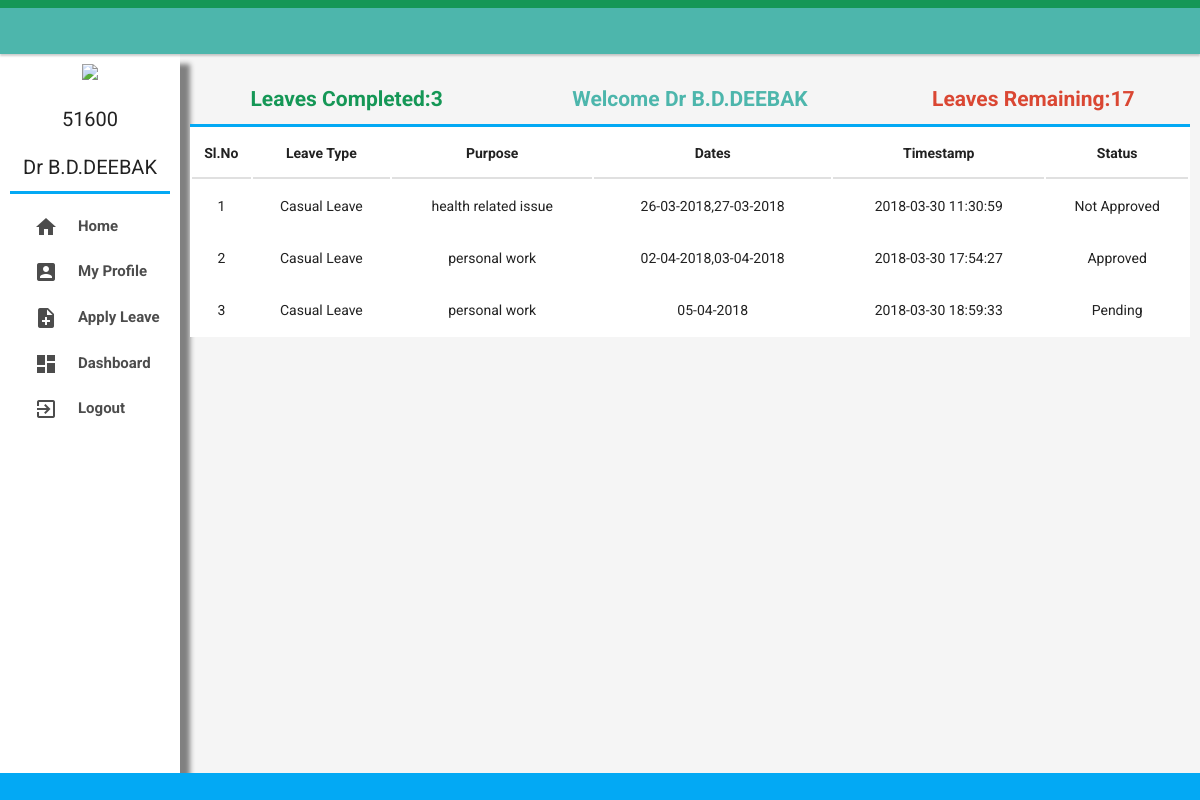
The app's page /show_faculty_dashboard.php (signed in) with its own data.
### tables this page shows
CREATE TABLE `faculty` (
  `id` varchar(10) NOT NULL,
  `perid` varchar(10) NOT NULL,
  `fullname` text NOT NULL,
  `email` text NOT NULL,
  `password` text NOT NULL,
  `gender` text NOT NULL,
  `department` text NOT NULL,
  `mobileno` text NOT NULL
);

CREATE TABLE `leave_apply` (
  `slno` varchar(10) NOT NULL,
  `perid` varchar(10) NOT NULL,
  `name` text NOT NULL,
  `leavetype` text NOT NULL,
  `purpose` text NOT NULL,
  `dates` text NOT NULL,
  `timestamp` text NOT NULL,
  `status` text NOT NULL,
  `adj` text NOT NULL,
  `cnt` text NOT NULL,
  `lcnt` text NOT NULL
);

### src/show_faculty_dashboard.php (the view, shortened to what this page needs)
<?php
$userid=$_SESSION['userid'];
?>
<!DOCTYPE html>
<html>
<head>
    <link rel="stylesheet" href="https://cdnjs.cloudflare.com/ajax/libs/font-awesome/4.7.0/css/font-awesome.min.css">
    <link rel="stylesheet" href="styles.css">
    <link href="mui.min.css" rel="stylesheet" type="text/css" />
</head>
<body>
    <header>
  <div aria-busy="true" aria-label="Loading, please wait." role="progressbar"></div>
</header>
<?php
  include 'conn.php';
  $sql="select * from faculty WHERE perid='$userid'";
  $run=mysqli_query($conn,$sql);
  while($row=mysqli_fetch_array($run))
	{
	    $userid=$row[1];
	    $fullname=$row[2];
	}
?>
<main role="main">
    <div class="row1">
  <div class="column left" style="background-color:#ffffff;">
      <div class="left-col">
      <img src="http://www.clker.com/cliparts/3/V/U/m/W/U/admin-button-icon-md.png" style="text-align:center;width:100px;">
      <h3><?php echo"$userid"; ?></h3>
      <h3><?php echo"$fullname"; ?></h3>
      </div>
      <div class="mui-divider"></div>
      <div>
          <ul>
              <li class="item"><a class="wave-effect" href="faculty_dashboard.php"><i class="material-icons">home</i>Home</a></li>
              <li class="item"><a class="wave-effect" href="faculty_profile.php"><i class="material-icons">account_box</i>My Profile</a></li>
              <li class="item"><a class="wave-effect" href="faculty_apply_leave.php"><i class="material-icons">note_add</i>Apply Leave</a></li>
              <li class="item"><a class="wave-effect" href="show_faculty_dashboard.php"><i class="material-icons">dashboard</i>Dashboard</a></li>
              <li class="item"><a class="wave-effect" href="faculty_logout.php"><i class="material-icons">exit_to_app</i>Logout</a></li>
          </ul>
      </div>
  </div>
  <?php
    include 'conn.php';
    $sql="SELECT * FROM leave_apply WHERE perid='$userid'";
    $run=mysqli_query($conn,$sql);
    $count=mysqli_num_rows($run);
    $total=20;
    $remain=$total-$count;
  ?>
  <div class="column right" >
      <div class="mui-row">
    <div class="mui-col-md-4"><h2 style="color:#159756">Leaves Completed:<?echo "$count"?></h2></div>
    <div class="mui-col-md-4"><h2 style="text-align:center;color:#4db6ac">Welcome <?php echo"$fullname"; ?></h2></div>
    <div class="mui-col-md-4"><h2 style="color:#da4733">Leaves Remaining:<?echo "$remain"?></h2></div>
  </div>
        <div class="mui-divider"></div>
        <div>
            <table class="mui-table">
  <thead>
    <tr>
      <th>Sl.No</th>
      <th>Leave Type</th>
      <th>Purpose</th>
      <th>Dates</th>
      <th>Timestamp</th>
      <th>Status</th>
    </tr>
  </thead>
  <tbody>
     <?php
    include 'conn.php';
    $sql="SELECT * FROM leave_apply WHERE perid='$userid'";
    $run=mysqli_query($conn,$sql);
    $count=1;
    while($row=mysqli_fetch_array($run))
    {
        $leavetype=$row[3];
        $purpose=$row[4];
        $dates=$row[5];
        $timestamp=$row[6];
        $status=$row[7];
        $slno=$count++;
      echo"<tr>";
      echo"<td>$slno</td>";
      echo"<td>$leavetype</td>";
      echo"<td>$purpose</td>";
      echo"<td>$dates</td>";
      echo"<td>$timestamp</td>";
      echo"<td>$status</td>";
     echo"</tr>";
    }
    ?>
  </tbody>
</table>
        </div>
  </div>
</div>
</main>
<footer></footer>
</body>
</html>

### src/styles.css (style rules this page uses)
html { background-color: #f1f1f1; font-family: "Roboto"; }
body { background: #eceff1; }
a:link, a:visited { text-decoration: none; }

### src/show_faculty_dashboard.php (style rules this page uses)
header { background-color:#4db6ac !important; // background-color:#00BCD4 !important; }
header [role="progressbar"][aria-busy="true"] { position: absolute; top: 0; left: 0; padding-top: 8px; width: 100%; background-color: #159756; -webkit-animation: preloader-background linear 3.5s infinite; animation: preloader-background linear 3.5s infinite; }
header [role="progressbar"][aria-busy="true"]::before, header [role="progressbar"][aria-busy="true"]::after { display: block; position: absolute; top: 0; z-index: 2; width: 0; height: 8px; background: #afa; -webkit-animation: preloader-front linear 3.5s infinite; animation: preloader-front linear 3.5s infinite; content: ''; }
header [role="progressbar"][aria-busy="true"]::before { right: 50%; }
header [role="progressbar"][aria-busy="true"]::after { left: 50%; }
* { -webkit-box-sizing: border-box; box-sizing: border-box; }
html, body { margin: 0; padding: 0; height: 100%; font-family: "Roboto"; }
body { display: -webkit-box; display: -ms-flexbox; display: flex; -webkit-box-orient: vertical; -webkit-box-direction: normal; -ms-flex-direction: column; flex-direction: column; -webkit-box-align: center; -ms-flex-align: center; align-items: center; background-color: #f5f5f5; background-repeat: no-repeat; background-size: cover; }
header { position: relative; width: 100%; height: 60px; -webkit-box-shadow: 0 2px 2px rgba(0, 0, 0, 0.2); box-shadow: 0 2px 2px rgba(0, 0, 0, 0.2); background-color: #fff; }
main { width:100%; height:100%; display: -webkit-box; display: -ms-flexbox; display: flex; -webkit-box-orient: vertical; -webkit-box-direction: normal; -ms-flex-direction: column; flex-direction: column; -webkit-box-align: center; -ms-flex-align: center; align-items: center; -webkit-box-pack: center; -ms-flex-pack: center; justify-content: center; //padding: 20px; -webkit-box-flex: 1; -ms-flex-positive: 1; flex-grow: 1; text-align: center; }
footer { height: 30px; width: 100%; background: #03A9F4; }
table { background-color:#ffffff; }
tr { height:50px; }
.column { float: left; //box-shadow: 10px 10px 5px grey; padding: 10px; height:100%; // height: 300px; }
.left { width:15%; box-shadow: 10px 10px 5px grey; }
.right { width: 85%; }
.row1 { width:100%; height:100%; }
.row1:after { content: ""; display: table; clear: both; }
.item { list-style:none; float:left; }
ul li a { font-size: 15px; height: auto!important; color: rgba(0,0,0,.7); padding: 15px 0 15px 24px!important; line-height: 1em!important; text-decoration:none; display: block; font-weight:bold; }
ul { padding:0px; }
ul li a i { vertical-align: middle; //margin-right:20px; }
ul li a .material-icons { line-height: inherit; margin: 0 20px 0 0; width: auto; }
.wave-effect { position: relative; cursor: pointer; //display: inline-block; overflow: hidden; -webkit-user-select: none; -moz-user-select: none; -ms-user-select: none; user-select: none; -webkit-tap-highlight-color: transparent; vertical-align: middle; z-index: 1; will-change: opacity, transform; transition: all .3s ease-out; }

### records on screen
faculty: perid "51600", fullname "Dr B.D.DEEBAK"
leave_apply: slno "1", leavetype "Casual Leave", purpose "health related issue", dates "26-03-2018,27-03-2018", timestamp "2018-03-30 11:30:59", status "Not Approved"
leave_apply: slno "2", leavetype "Casual Leave", purpose "personal work", dates "02-04-2018,03-04-2018", timestamp "2018-03-30 17:54:27", status "Approved"
leave_apply: slno "3", leavetype "Casual Leave", purpose "personal work", dates "05-04-2018", timestamp "2018-03-30 18:59:33", status "Pending"

### other values on screen
$count "3"
$remain "17"
